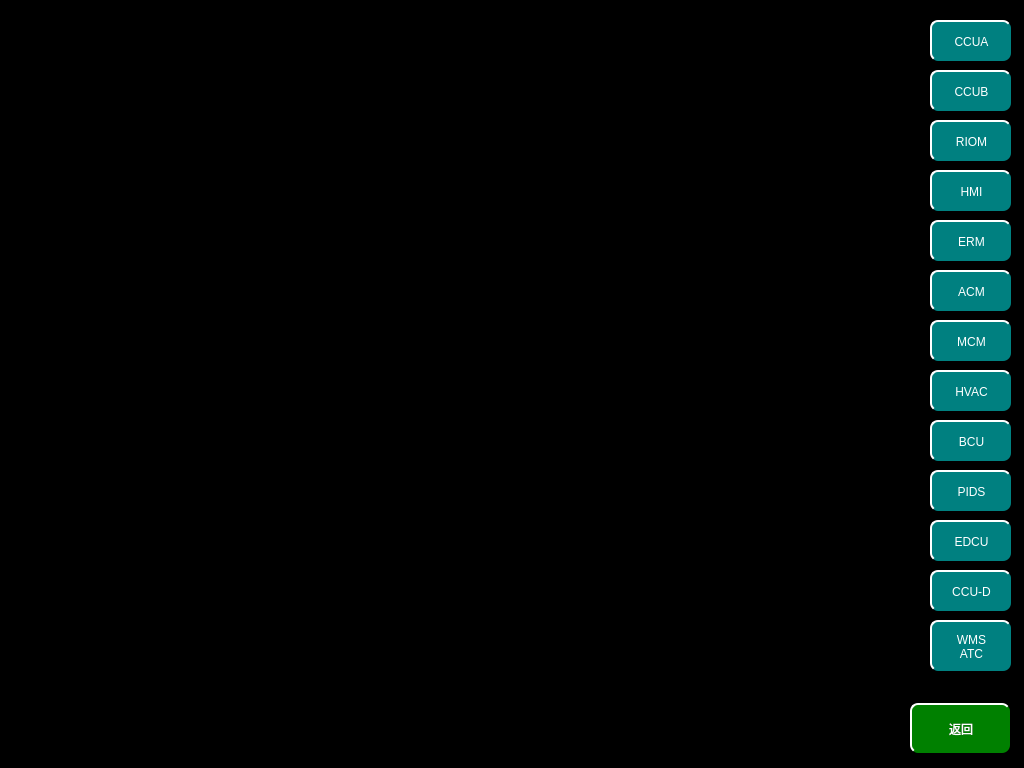
<?xml version="1.0" encoding="UTF-8"?>
<ui version="4.0">
 <class>MaintainceAllPortsPage</class>
 <widget class="QWidget" name="MaintainceAllPortsPage">
  <property name="geometry">
   <rect>
    <x>0</x>
    <y>0</y>
    <width>1024</width>
    <height>768</height>
   </rect>
  </property>
  <property name="minimumSize">
   <size>
    <width>1024</width>
    <height>686</height>
   </size>
  </property>
  <property name="windowTitle">
   <string>Form</string>
  </property>
  <property name="styleSheet">
   <string notr="true">QWidget
{
		background-color:black;
}
QPushButton
{
	font: 20px, &quot;微软雅黑&quot;;
    color: white;
	background-color: rgb(0, 128, 128);
	border-top: 2px solid white;	
	border-left: 2px solid white;
border-radius:8px;
}</string>
  </property>
  <widget class="QPushButton" name="returnBtn">
   <property name="geometry">
    <rect>
     <x>910</x>
     <y>703</y>
     <width>100</width>
     <height>50</height>
    </rect>
   </property>
   <property name="focusPolicy">
    <enum>Qt::NoFocus</enum>
   </property>
   <property name="styleSheet">
    <string notr="true">QPushButton
{
	font: 20px, &quot;微软雅黑&quot;;
    color: white;
	background-color: rgb(0, 128, 0);
    border-top: 2px solid white;
	border-left: 2px solid white;

}</string>
   </property>
   <property name="text">
    <string>返回</string>
   </property>
  </widget>
  <widget class="QPushButton" name="CCUABtn">
   <property name="geometry">
    <rect>
     <x>930</x>
     <y>20</y>
     <width>81</width>
     <height>41</height>
    </rect>
   </property>
   <property name="focusPolicy">
    <enum>Qt::NoFocus</enum>
   </property>
   <property name="styleSheet">
    <string notr="true"/>
   </property>
   <property name="text">
    <string>CCUA</string>
   </property>
  </widget>
  <widget class="QPushButton" name="CCUBBtn">
   <property name="geometry">
    <rect>
     <x>930</x>
     <y>70</y>
     <width>81</width>
     <height>41</height>
    </rect>
   </property>
   <property name="focusPolicy">
    <enum>Qt::NoFocus</enum>
   </property>
   <property name="styleSheet">
    <string notr="true"/>
   </property>
   <property name="text">
    <string>CCUB</string>
   </property>
  </widget>
  <widget class="QPushButton" name="RIOMBtn">
   <property name="geometry">
    <rect>
     <x>930</x>
     <y>120</y>
     <width>81</width>
     <height>41</height>
    </rect>
   </property>
   <property name="focusPolicy">
    <enum>Qt::NoFocus</enum>
   </property>
   <property name="styleSheet">
    <string notr="true"/>
   </property>
   <property name="text">
    <string>RIOM</string>
   </property>
  </widget>
  <widget class="QPushButton" name="HMIBtn">
   <property name="geometry">
    <rect>
     <x>930</x>
     <y>170</y>
     <width>81</width>
     <height>41</height>
    </rect>
   </property>
   <property name="focusPolicy">
    <enum>Qt::NoFocus</enum>
   </property>
   <property name="styleSheet">
    <string notr="true"/>
   </property>
   <property name="text">
    <string>HMI</string>
   </property>
  </widget>
  <widget class="QPushButton" name="ERMBtn">
   <property name="geometry">
    <rect>
     <x>930</x>
     <y>220</y>
     <width>81</width>
     <height>41</height>
    </rect>
   </property>
   <property name="focusPolicy">
    <enum>Qt::NoFocus</enum>
   </property>
   <property name="styleSheet">
    <string notr="true"/>
   </property>
   <property name="text">
    <string>ERM</string>
   </property>
  </widget>
  <widget class="QPushButton" name="ACUBtn">
   <property name="geometry">
    <rect>
     <x>930</x>
     <y>370</y>
     <width>81</width>
     <height>41</height>
    </rect>
   </property>
   <property name="focusPolicy">
    <enum>Qt::NoFocus</enum>
   </property>
   <property name="styleSheet">
    <string notr="true"/>
   </property>
   <property name="text">
    <string>HVAC</string>
   </property>
  </widget>
  <widget class="QPushButton" name="EBCUBtn">
   <property name="geometry">
    <rect>
     <x>930</x>
     <y>420</y>
     <width>81</width>
     <height>41</height>
    </rect>
   </property>
   <property name="focusPolicy">
    <enum>Qt::NoFocus</enum>
   </property>
   <property name="styleSheet">
    <string notr="true"/>
   </property>
   <property name="text">
    <string>BCU</string>
   </property>
  </widget>
  <widget class="QPushButton" name="PIDSBtn">
   <property name="geometry">
    <rect>
     <x>930</x>
     <y>470</y>
     <width>81</width>
     <height>41</height>
    </rect>
   </property>
   <property name="focusPolicy">
    <enum>Qt::NoFocus</enum>
   </property>
   <property name="styleSheet">
    <string notr="true"/>
   </property>
   <property name="text">
    <string>PIDS</string>
   </property>
  </widget>
  <widget class="QPushButton" name="EDCUBtn">
   <property name="geometry">
    <rect>
     <x>930</x>
     <y>520</y>
     <width>81</width>
     <height>41</height>
    </rect>
   </property>
   <property name="focusPolicy">
    <enum>Qt::NoFocus</enum>
   </property>
   <property name="styleSheet">
    <string notr="true"/>
   </property>
   <property name="text">
    <string>EDCU</string>
   </property>
  </widget>
  <widget class="QPushButton" name="CCUDBtn">
   <property name="geometry">
    <rect>
     <x>930</x>
     <y>570</y>
     <width>81</width>
     <height>41</height>
    </rect>
   </property>
   <property name="focusPolicy">
    <enum>Qt::NoFocus</enum>
   </property>
   <property name="styleSheet">
    <string notr="true"/>
   </property>
   <property name="text">
    <string>CCU-D</string>
   </property>
  </widget>
  <widget class="QPushButton" name="SIVBtn">
   <property name="geometry">
    <rect>
     <x>930</x>
     <y>270</y>
     <width>81</width>
     <height>41</height>
    </rect>
   </property>
   <property name="focusPolicy">
    <enum>Qt::NoFocus</enum>
   </property>
   <property name="styleSheet">
    <string notr="true"/>
   </property>
   <property name="text">
    <string>ACM</string>
   </property>
  </widget>
  <widget class="QPushButton" name="WMSATCBtn">
   <property name="geometry">
    <rect>
     <x>930</x>
     <y>620</y>
     <width>81</width>
     <height>51</height>
    </rect>
   </property>
   <property name="focusPolicy">
    <enum>Qt::NoFocus</enum>
   </property>
   <property name="styleSheet">
    <string notr="true"/>
   </property>
   <property name="text">
    <string>WMS
ATC</string>
   </property>
  </widget>
  <widget class="QPushButton" name="DCUBtn">
   <property name="geometry">
    <rect>
     <x>930</x>
     <y>320</y>
     <width>81</width>
     <height>41</height>
    </rect>
   </property>
   <property name="focusPolicy">
    <enum>Qt::NoFocus</enum>
   </property>
   <property name="styleSheet">
    <string notr="true"/>
   </property>
   <property name="text">
    <string>MCM</string>
   </property>
  </widget>
 </widget>
 <resources/>
 <connections/>
</ui>
